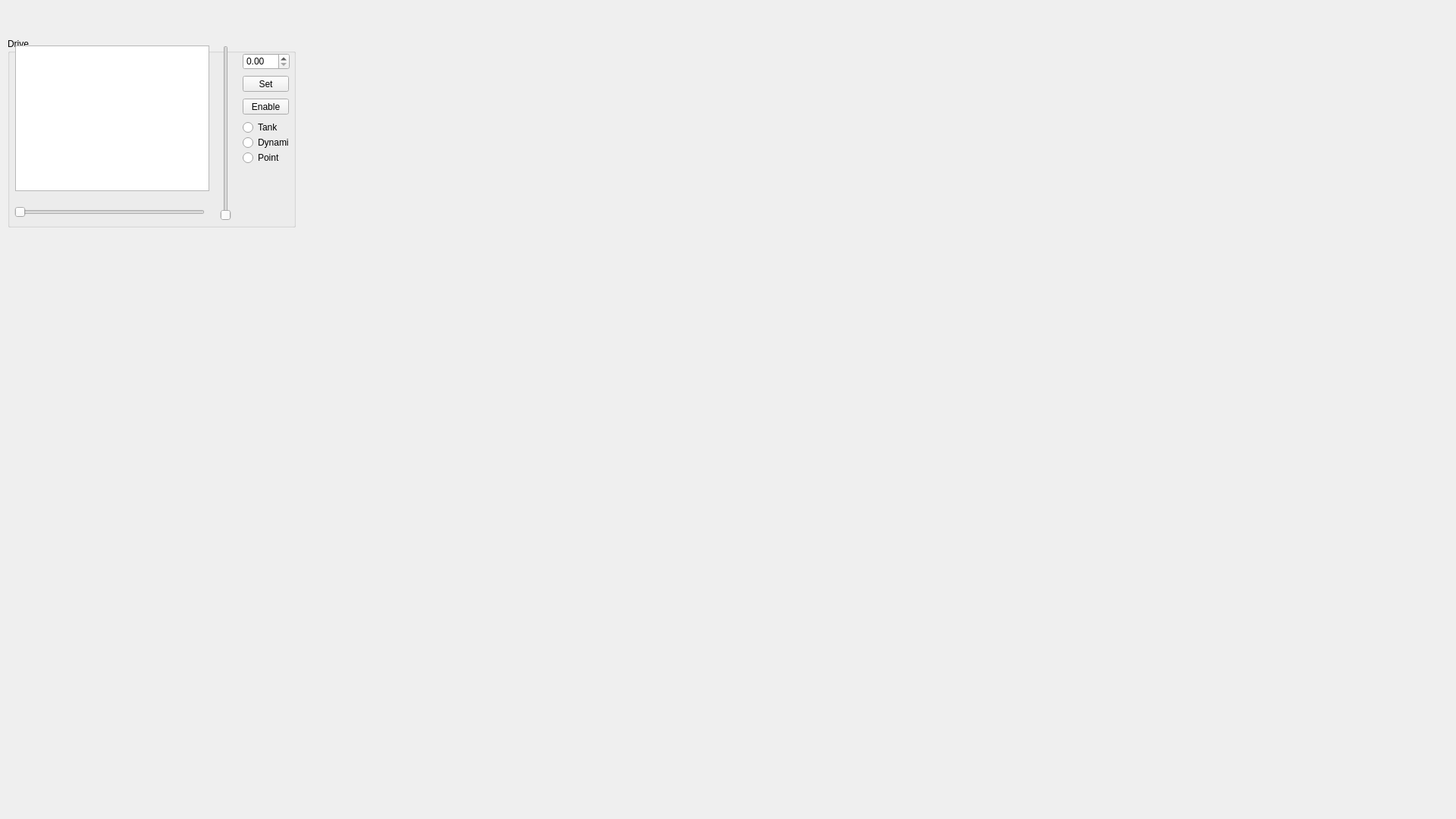
<?xml version="1.0" encoding="UTF-8"?>
<ui version="4.0">
 <class>MainWindow</class>
 <widget class="QMainWindow" name="MainWindow">
  <property name="geometry">
   <rect>
    <x>0</x>
    <y>0</y>
    <width>1920</width>
    <height>1080</height>
   </rect>
  </property>
  <property name="sizePolicy">
   <sizepolicy hsizetype="Minimum" vsizetype="Minimum">
    <horstretch>0</horstretch>
    <verstretch>0</verstretch>
   </sizepolicy>
  </property>
  <property name="minimumSize">
   <size>
    <width>1920</width>
    <height>1080</height>
   </size>
  </property>
  <property name="baseSize">
   <size>
    <width>1920</width>
    <height>1080</height>
   </size>
  </property>
  <property name="windowTitle">
   <string>MainWindow</string>
  </property>
  <widget class="QWidget" name="centralwidget">
   <widget class="QGroupBox" name="DriveSection">
    <property name="geometry">
     <rect>
      <x>10</x>
      <y>50</y>
      <width>380</width>
      <height>250</height>
     </rect>
    </property>
    <property name="sizePolicy">
     <sizepolicy hsizetype="Fixed" vsizetype="Fixed">
      <horstretch>0</horstretch>
      <verstretch>0</verstretch>
     </sizepolicy>
    </property>
    <property name="maximumSize">
     <size>
      <width>500</width>
      <height>250</height>
     </size>
    </property>
    <property name="acceptDrops">
     <bool>false</bool>
    </property>
    <property name="styleSheet">
     <string notr="true">border-color: rgb(85, 255, 255);</string>
    </property>
    <property name="title">
     <string>Drive</string>
    </property>
    <property name="flat">
     <bool>false</bool>
    </property>
    <property name="checkable">
     <bool>false</bool>
    </property>
    <property name="checked">
     <bool>false</bool>
    </property>
    <widget class="QGraphicsView" name="SpeedDisplay">
     <property name="geometry">
      <rect>
       <x>10</x>
       <y>10</y>
       <width>256</width>
       <height>192</height>
      </rect>
     </property>
    </widget>
    <widget class="QSlider" name="horizontalSlider">
     <property name="geometry">
      <rect>
       <x>9</x>
       <y>220</y>
       <width>251</width>
       <height>20</height>
      </rect>
     </property>
     <property name="orientation">
      <enum>Qt::Horizontal</enum>
     </property>
    </widget>
    <widget class="QSlider" name="verticalSlider">
     <property name="geometry">
      <rect>
       <x>280</x>
       <y>10</y>
       <width>16</width>
       <height>231</height>
      </rect>
     </property>
     <property name="orientation">
      <enum>Qt::Vertical</enum>
     </property>
    </widget>
    <widget class="QDoubleSpinBox" name="CruiseDisplay">
     <property name="geometry">
      <rect>
       <x>310</x>
       <y>20</y>
       <width>62</width>
       <height>22</height>
      </rect>
     </property>
    </widget>
    <widget class="QPushButton" name="CruiseSet">
     <property name="geometry">
      <rect>
       <x>310</x>
       <y>50</y>
       <width>61</width>
       <height>21</height>
      </rect>
     </property>
     <property name="text">
      <string>Set</string>
     </property>
    </widget>
    <widget class="QPushButton" name="pushButton_2">
     <property name="geometry">
      <rect>
       <x>310</x>
       <y>80</y>
       <width>61</width>
       <height>21</height>
      </rect>
     </property>
     <property name="text">
      <string>Enable</string>
     </property>
    </widget>
    <widget class="QRadioButton" name="TankToggle">
     <property name="geometry">
      <rect>
       <x>310</x>
       <y>110</y>
       <width>61</width>
       <height>16</height>
      </rect>
     </property>
     <property name="text">
      <string>Tank</string>
     </property>
    </widget>
    <widget class="QRadioButton" name="DynamicToggle">
     <property name="geometry">
      <rect>
       <x>310</x>
       <y>130</y>
       <width>61</width>
       <height>16</height>
      </rect>
     </property>
     <property name="text">
      <string>Dynamic</string>
     </property>
    </widget>
    <widget class="QRadioButton" name="PointToggle">
     <property name="geometry">
      <rect>
       <x>310</x>
       <y>150</y>
       <width>61</width>
       <height>16</height>
      </rect>
     </property>
     <property name="text">
      <string>Point</string>
     </property>
    </widget>
   </widget>
  </widget>
 </widget>
 <resources/>
 <connections/>
</ui>
